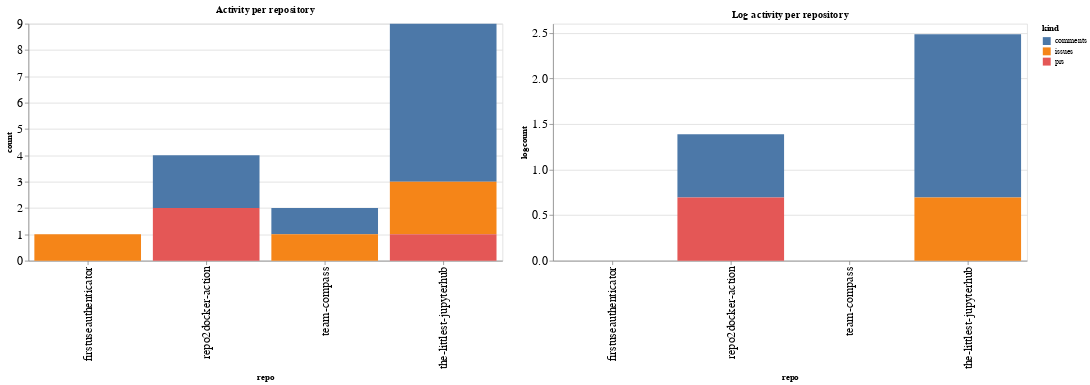

Notebook cell for this chart:
### Code cell
ch1 = alt.Chart(repo_summaries, width=600, title="Activity per repository").mark_bar().encode(
    x='repo',
    y='count',
    color='kind',
    tooltip="kind"
)

ch2 = alt.Chart(repo_summaries, width=600, title="Log activity per repository").mark_bar().encode(
    x='repo',
    y='logcount',
    color='kind',
    tooltip="kind"
)

ch1 | ch2

### Figure 1 — Vega-Lite specification as saved in the notebook (floating-point values rounded to 4 significant figures)
{"config": {"axisLeft": {"labelFontSize": 15}, "axisBottom": {"labelFontSize": 15}}, "hconcat": [{"mark": "bar", "encoding": {"color": {"type": "nominal", "field": "kind"}, "tooltip": {"type": "nominal", "field": "kind"}, "x": {"type": "nominal", "field": "repo"}, "y": {"type": "quantitative", "field": "count"}}, "title": "Activity per repository", "width": 600}, {"mark": "bar", "encoding": {"color": {"type": "nominal", "field": "kind"}, "tooltip": {"type": "nominal", "field": "kind"}, "x": {"type": "nominal", "field": "repo"}, "y": {"type": "quantitative", "field": "logcount"}}, "title": "Log activity per repository", "width": 600}], "data": {"name": "data-f450fc72b9f5f3a9145f70623971a8ef"}, "$schema": "https://vega.github.io/schema/vega-lite/v4.8.1.json", "datasets": {"data-f450fc72b9f5f3a9145f70623971a8ef": [{"repo": "firstuseauthenticator", "kind": "issues", "count": 1, "logcount": 0.0}, {"repo": "repo2docker-action", "kind": "comments", "count": 2, "logcount": 0.6931}, {"repo": "repo2docker-action", "kind": "prs", "count": 2, "logcount": 0.6931}, {"repo": "team-compass", "kind": "comments", "count": 1, "logcount": 0.0}, {"repo": "team-compass", "kind": "issues", "count": 1, "logcount": 0.0}, {"repo": "the-littlest-jupyterhub", "kind": "comments", "count": 6, "logcount": 1.792}, {"repo": "the-littlest-jupyterhub", "kind": "issues", "count": 2, "logcount": 0.6931}, {"repo": "the-littlest-jupyterhub", "kind": "prs", "count": 1, "logcount": 0.0}]}}
